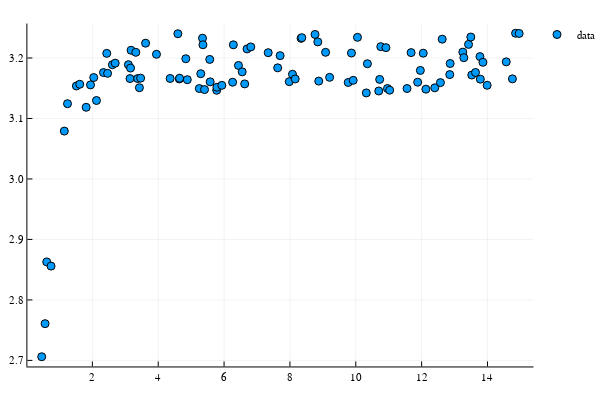

Write notebook code for a chart like this one.
### Markdown cell above
### Underlying (Unkown) Dynamics

### Code cell
# initial condition 
u0 = Float32[2.0f0] 

# time horizon, number of samples, and uniformly distributed points 
tspan = (0.0f0,15f0)
datasize = 100
t = sort(tspan[1] .+ rand(Float32, datasize)*(tspan[2]-tspan[1]))

# noise and noise_lvl
noise_lvl = 0.1
ξ = rand(Float32, datasize)

# true du/dt
f(u,p,t) = 2*sin.(u)

# solution of the true ODE at time-points t and initial condition u0 with additional noise
# (we could also use the exact solution u(t)=2cot^{-1}(2^{-2t}cot(1)) but we want to explore DifferentialEquations.jl)
noisy_u(u0, t, ξ) = Array(solve(ODEProblem(f, u0, tspan), Tsit5(), saveat=t)) .+ noise_lvl.* ξ'
u = noisy_u(u0, t, ξ)

# plot helper function
function plotsol(u, û = nothing)
  p = scatter(t, vec(u), label="data")
  if û != nothing
    scatter!(t, vec(û), label="prediction") 
  end
  return p
end   

# plot solution
plotsol(u)

### Figure 1 — Plotly figure (JSON) as saved in the notebook; plotly's stock layout.template omitted (floating-point values rounded to 4 significant figures)
{"data": [{"colorbar": {"title": ""}, "legendgroup": "data", "marker": {"color": "rgba(0, 154, 250, 1.000)", "line": {"color": "rgba(0, 0, 0, 1.000)", "width": 1}, "size": 8, "symbol": "circle"}, "mode": "markers", "name": "data", "showlegend": true, "type": "scatter", "x": [0.4617, 0.5636, 0.6142, 0.7449, 1.148, 1.245, 1.515, 1.617, 1.812, 1.944, 2.041, 2.125, 2.338, 2.437, 2.462, 2.608, 2.694, 3.094, 3.143, 3.159, 3.175, 3.32, 3.374, 3.429, 3.465, 3.617, 3.947, 4.362, 4.597, 4.641, 4.649, 4.838, 4.883, 5.248, 5.292, 5.345, 5.359, 5.406, 5.565, 5.578, 5.776, 5.782, 5.932, 6.26, 6.282, 6.437, 6.55, 6.626, 6.698, 6.811, 7.34, 7.628, 7.702, 7.98, 8.078, 8.161, 8.339, 8.362, 8.762, 8.847, 8.875, 9.083, 9.206, 9.77, 9.869, 9.921, 10.05, 10.32, 10.35, 10.7, 10.73, 10.76, 10.92, 10.96, 11.03, 11.56, 11.68, 11.88, 11.96, 12.05, 12.13, 12.4, 12.57, 12.62, 12.85, 12.87, 13.25, 13.28, 13.42, 13.49, 13.52, 13.64, 13.77, 13.78, 13.86, 13.99, 14.57, 14.76, 14.85, 14.96], "xaxis": "x1", "y": [2.706, 2.761, 2.863, 2.856, 3.079, 3.124, 3.154, 3.157, 3.118, 3.156, 3.168, 3.13, 3.176, 3.208, 3.175, 3.189, 3.191, 3.189, 3.166, 3.183, 3.213, 3.209, 3.166, 3.151, 3.167, 3.224, 3.206, 3.166, 3.24, 3.165, 3.167, 3.199, 3.164, 3.149, 3.174, 3.233, 3.222, 3.148, 3.198, 3.161, 3.147, 3.152, 3.155, 3.16, 3.222, 3.188, 3.177, 3.157, 3.215, 3.218, 3.209, 3.184, 3.204, 3.161, 3.173, 3.165, 3.232, 3.234, 3.239, 3.227, 3.162, 3.209, 3.168, 3.16, 3.208, 3.163, 3.234, 3.142, 3.191, 3.145, 3.165, 3.219, 3.217, 3.15, 3.147, 3.15, 3.209, 3.16, 3.179, 3.208, 3.148, 3.151, 3.159, 3.231, 3.173, 3.191, 3.21, 3.201, 3.222, 3.235, 3.172, 3.176, 3.202, 3.165, 3.193, 3.155, 3.194, 3.165, 3.241, 3.241], "yaxis": "y1", "zmax": null, "zmin": null}], "layout": {"annotations": [], "height": 400, "legend": {"bgcolor": "rgba(255, 255, 255, 1.000)", "bordercolor": "rgba(0, 0, 0, 1.000)", "font": {"color": "rgba(0, 0, 0, 1.000)", "family": "sans-serif", "size": 11}, "tracegroupgap": 0, "x": 1, "y": 1}, "margin": {"b": 20, "l": 0, "r": 0, "t": 20}, "paper_bgcolor": "rgba(255, 255, 255, 1.000)", "plot_bgcolor": "rgba(255, 255, 255, 1.000)", "showlegend": true, "width": 600, "xaxis": {"anchor": "y1", "domain": [0.05101, 0.9934], "gridcolor": "rgba(0, 0, 0, 0.100)", "gridwidth": 0.5, "linecolor": "rgba(0, 0, 0, 1.000)", "mirror": false, "range": [0.02666, 15.4], "showgrid": true, "showline": true, "showticklabels": true, "tickangle": 0, "tickcolor": "rgb(0, 0, 0)", "tickfont": {"color": "rgba(0, 0, 0, 1.000)", "family": "sans-serif", "size": 11}, "tickmode": "array", "ticks": "inside", "ticktext": ["2", "4", "6", "8", "10", "12", "14"], "tickvals": [2, 4, 6, 8, 10, 12, 14], "title": "", "titlefont": {"color": "rgba(0, 0, 0, 1.000)", "family": "sans-serif", "size": 15}, "type": "-", "visible": true, "zeroline": false, "zerolinecolor": "rgba(0, 0, 0, 1.000)"}, "yaxis": {"anchor": "x1", "domain": [0.03762, 0.9902], "gridcolor": "rgba(0, 0, 0, 0.100)", "gridwidth": 0.5, "linecolor": "rgba(0, 0, 0, 1.000)", "mirror": false, "range": [2.69, 3.257], "showgrid": true, "showline": true, "showticklabels": true, "tickangle": 0, "tickcolor": "rgb(0, 0, 0)", "tickfont": {"color": "rgba(0, 0, 0, 1.000)", "family": "sans-serif", "size": 11}, "tickmode": "array", "ticks": "inside", "ticktext": ["2.7", "2.8", "2.9", "3.0", "3.1", "3.2"], "tickvals": [2.7, 2.8, 2.9, 3, 3.1, 3.2], "title": "", "titlefont": {"color": "rgba(0, 0, 0, 1.000)", "family": "sans-serif", "size": 15}, "type": "-", "visible": true, "zeroline": false, "zerolinecolor": "rgba(0, 0, 0, 1.000)"}}}
